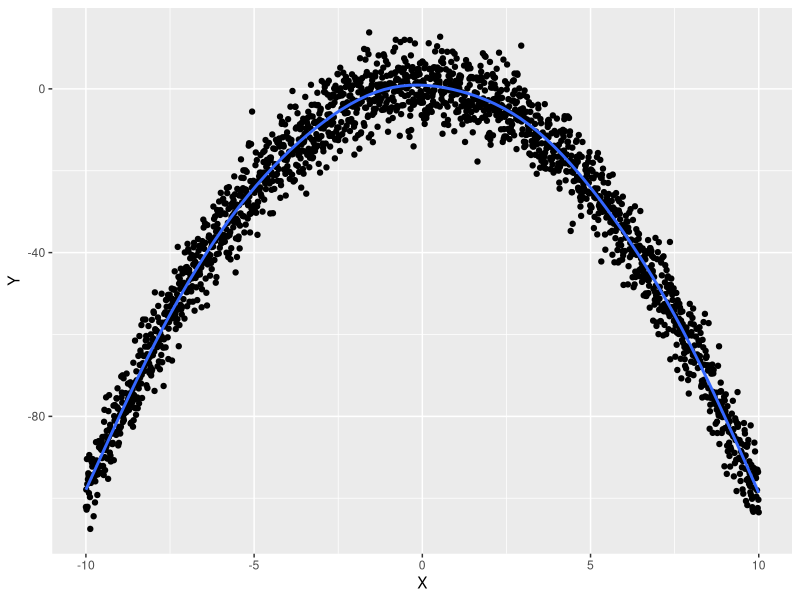
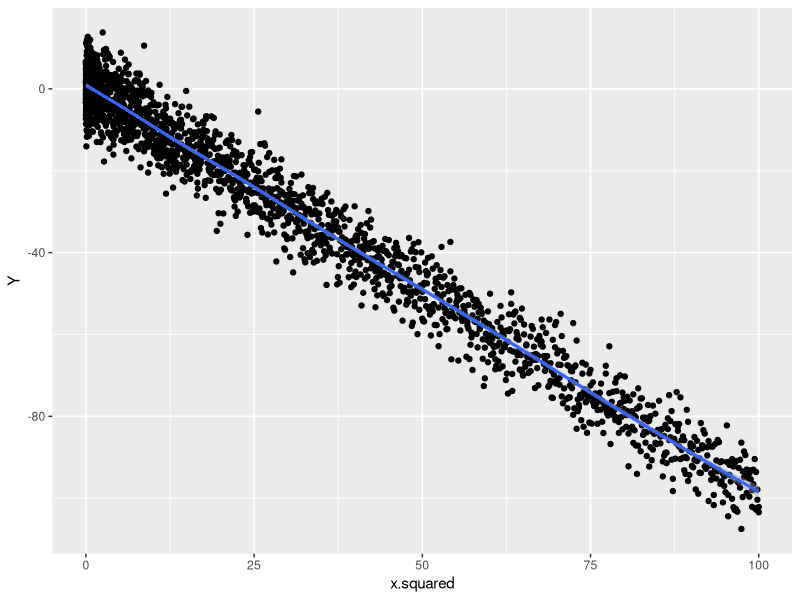
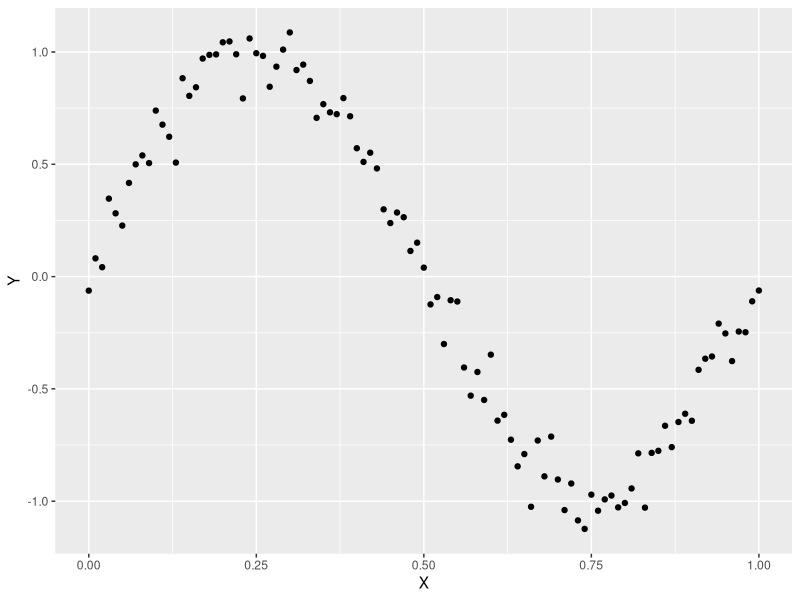
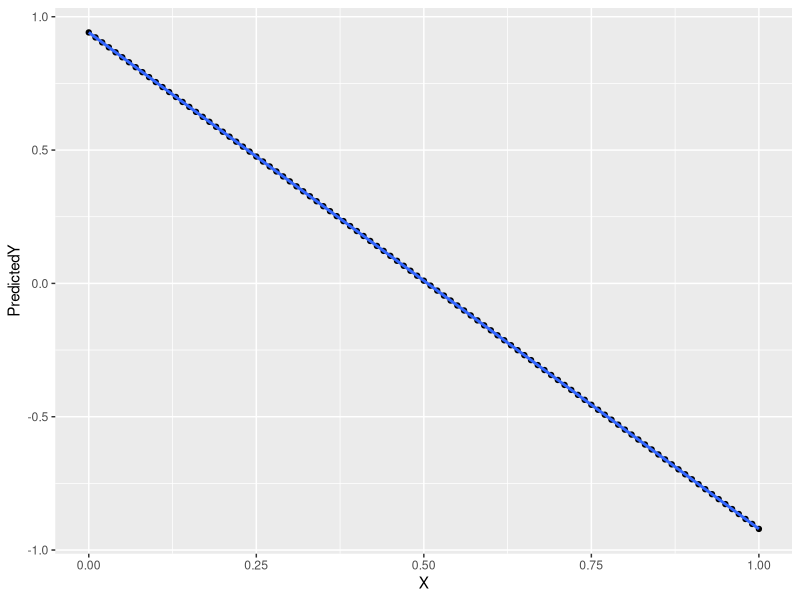
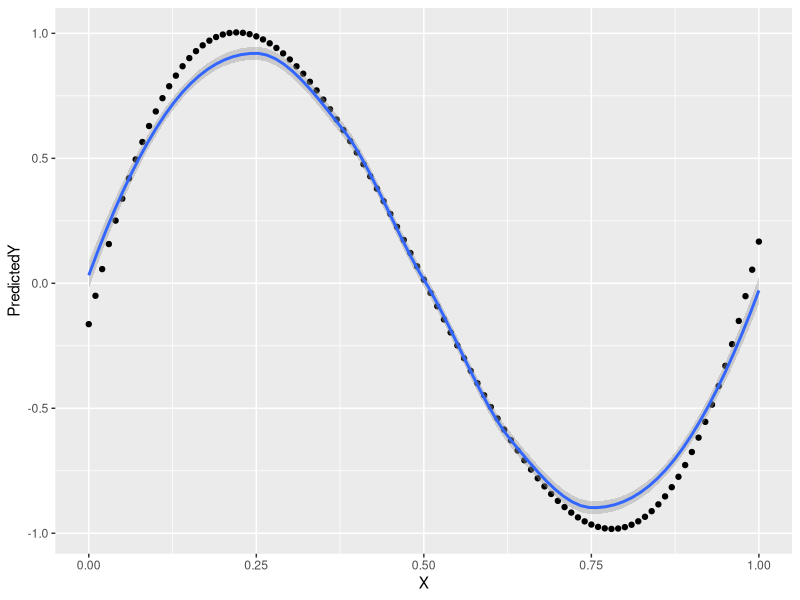
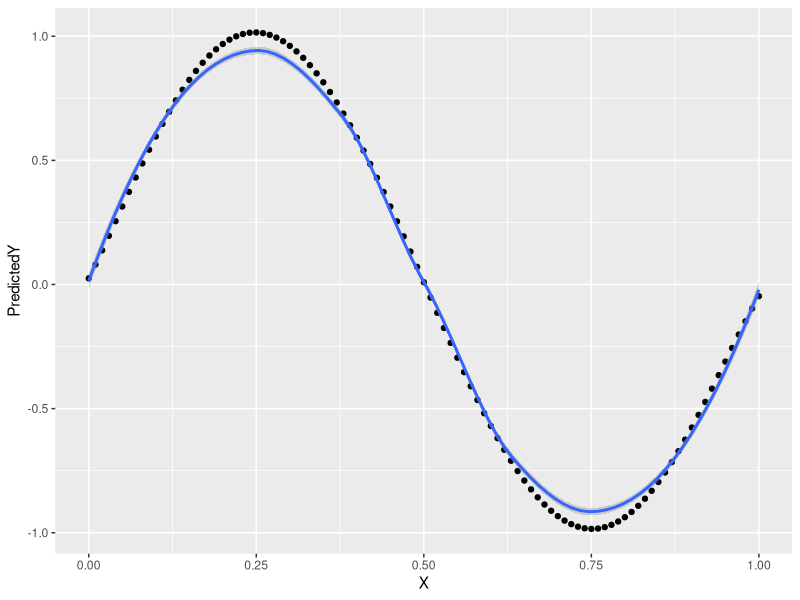
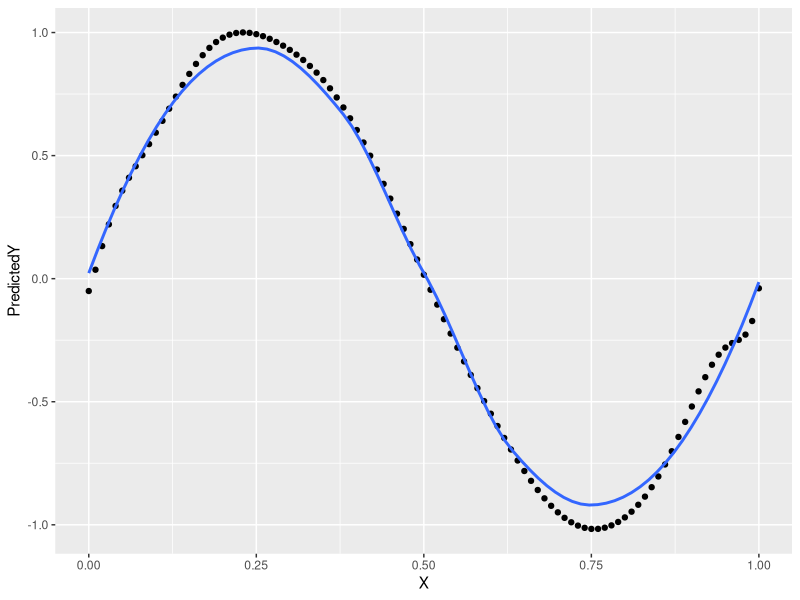
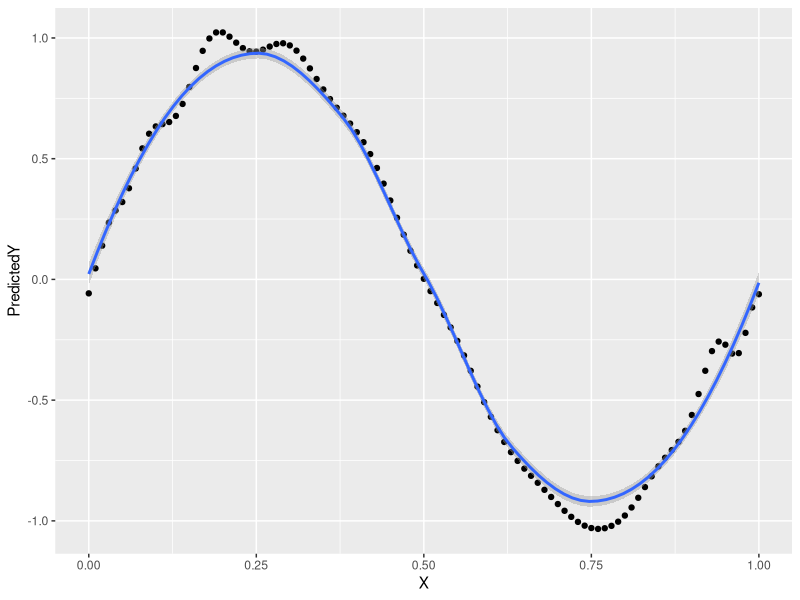

Generate these figures, in order, with R:
# Chapter 6 covers polynomial regression as well as some common pitfalls with 
# regression models. This is the first introduction to model overfitting, and
# the chapter covers two different topics on how to ensure a given model isn't 
# overfitting training data - cross validation and regularization. Before using 
# any data, the chapter begins by building the foundation of polynomial regression
# with a generated example. 

library(ggplot2)
library(glmnet)

# First, begin by creating a data frame with a sin function to model a wave 
set.seed(1)

x <- seq(-10, 10, by = .01)
y <- 1 - x ^ 2 + rnorm(length(x), 0, 5)
wave <- data.frame(X = x, Y = y)

ggplot(wave, aes(x = X, y = Y)) + 
  geom_point() +
  geom_smooth(se = FALSE)

# Now that our generated data is created, the book begins to explain how regression
# can be applied to nonlinear problems through input transformation. The example
# the book uses is squaring the model inputs, i.e. x values
x.squared <- x ^ 2
wave <- cbind(wave, x.squared)

ggplot(wave, aes(x = x.squared, y = Y)) +
  geom_point() +
  geom_smooth()

# What this has done is essentialy transform our nonlinear problem into a problem 
# that satisfies the linearity assumption of linear regression. We can test to 
# see how well our transformation worked by comparing the R squared values for each 
# regression fit.
summary(lm(y ~ x, data = wave))$r.squared
summary(lm(y ~ x.squared, data = wave))$r.squared

# The difference is really incredible, as we go from a near 0 R squared to a near 1
# R squared. The next part of the chapter dives into polynomial regression and 
# the poly() function in R. This example uses a sin function to create wave data 
# but it's slightly varied than before.
set.seed(1)

x <- seq(0, 1, by = .01)
y <- sin(2 * pi * x) + rnorm(length(x), 0, .1)

wave <- data.frame(X = x, Y = y)

ggplot(wave, aes(x = X, y = Y)) +
  geom_point()

# To hit home the point that polynomial regression is a better model to implement 
# on this example, we begin by running a linear regression as a benchmark
wave.line <- lm(y ~ x, data = wave)
summary(wave.line)

# We can see that our R squared is .5866, so not that spectacular at all. Now 
# we'll begin using polynomial regression without the poly() function.
wave <- transform(wave, X2 = x ^ 2)
wave <- transform(wave, X3 = x ^ 3)
wave.poly <- lm(Y ~ X + X2 + X3, data = wave)
summary(wave.poly)

# Now we have an R squared of .9687, which is much better than what we had before. 
# The first problem with running polynomial regression is presented next, which 
# is adding higher degree terms until a singularity is reached. Which essentially
# happens when additional columns aren't providing any new information since they're
# so correlated. This is where the poly() function is so useful, because we can 
# create higher degree term columns that are orthognal from one another with one 
# simply function call. 
wave.poly <- lm(Y ~ poly(X, degree = 14), data = wave)
summary(wave.poly)

# While higher degree polynomials fit your data better and better, there are also
# diminishing returns associated with degree increases. Here's an example proving 
# this using scatterplots and different degree polynomial regressions. 

wave.poly <- lm(Y ~ poly(X, degree = 1), data = wave)
wave <- transform(wave, PredictedY = predict(wave.poly))

ggplot(wave, aes(x = X, y = PredictedY)) + 
  geom_point() +
  geom_smooth()


wave.poly <- lm(Y ~ poly(X, degree = 3), data = wave)
wave <- transform(wave, PredictedY = predict(wave.poly))

ggplot(wave, aes(x = X, y = PredictedY)) + 
  geom_point() +
  geom_smooth()


wave.poly <- lm(Y ~ poly(X, degree = 5), data = wave)
wave <- transform(wave, PredictedY = predict(wave.poly))

ggplot(wave, aes(x = X, y = PredictedY)) + 
  geom_point() +
  geom_smooth()


wave.poly <- lm(Y ~ poly(X, degree = 15), data = wave)
wave <- transform(wave, PredictedY = predict(wave.poly))

ggplot(wave, aes(x = X, y = PredictedY)) + 
  geom_point() +
  geom_smooth(se = FALSE)



wave.poly <- lm(Y ~ poly(X, degree = 25), data = wave)
wave <- transform(wave, PredictedY = predict(wave.poly))

ggplot(wave, aes(x = X, y = PredictedY)) + 
  geom_point() +
  geom_smooth()


# We can see through the various plots that as the degree gets greater and greater, 
# the prediction actually begins to introduce a lot of errors and produce its own noise. 
# This is where the chapter begins to talk about cross validation and regularization 
# as methods to ensure our model isn't overfitting our data. Let's begin with the 
# former. 

# The book begins with a simple example conitnuing with our sin wave. 
set.seed(1)

x <- seq(0, 1, by = .01)
y <- sin(2 * pi * x) + rnorm(length(x), 0, .1)

# Now, let's split our data. 
n <- length(x)
index <- sample(1:n, size = round(.5 * n))
index <- sort(index) # sort data so sin wave structure still holds

# Split data into training and test
training.x <- x[index]
training.y <- y[index]

test.x <- x[-index]
test.y <- y[-index]

# Create two data frames for test and training data
training.df <- data.frame(X = training.x, Y = training.y)
test.df <- data.frame(X = test.x, Y = test.y)

# We're going to measure our model accuarcy using RMSE. Since it's being called
# multiple times, let's create a function to calculate it. 
rmse <- function(y, h) {
  sqrt(mean((y - h) ^ 2))
}

# Now we'll loop over a set of polynomial degrees, from 1 to 12. 
performance <- data.frame()

for (i in 1:12) {
  poly.fit <- lm(Y ~ poly(X, degree = i), data = training.df)
  
  performance <- rbind(performance, 
                       data.frame(Degree = i,
                                  Data = 'Training',
                                  RMSE = rmse(training.y, predict(poly.fit))))
  performance <- rbind(performance, 
                       data.frame(Degree = i,
                                  Data = 'Test',
                                  RMSE = rmse(test.y, predict(poly.fit, 
                                                              newdata = test.df))))
}

# Now that we've constructed our cross validation data frame, we should visualize
# the results and make some decisions about our model's effectiveness. 
ggplot(performance, aes(x = Degree, y = RMSE, color = Data)) +
  geom_point() +
  geom_line()

# We can see that the model is underfitting the data when the degree is low,
# and the model is overfitting the data as the degree goes beyond 10 - both 
# ranges are associated with greater RMSE values. The optimal degree is somewhere
# in the middle. Now let's talk about regularization!

# The upshot of regularization is determing the balance between a model that is 
# simple that explains less of our data and one that is more complex and explains
# more of our data - the former of which is our goal. We're essentially restricting
# our model so there's less of a chance that it's describing the noise in the data. 
# To work with regularization, we're going to use the glmet package. Let's 
# run a quick example using our sin data frame. First, we need x to be matrix object
x <- as.matrix(x)
x <- cbind(x, x)

# Now we can use glmet function. 
glmnet(x, y)

# This provides a lot of output, check the write-up for this chapter to see 
# what all of these things mean. For now, we're going to use cross validation to 
# determine how much regularization needs to be done. Let's create training and 
# test sets.

x <- seq(0, 1, by = .01)
y <- sin(2 * pi * x) + rnorm(length(x), 0, .1)

index <- sort(sample(1:n, round(.5 * n)))

training.x <- x[index]
training.y <- y[index]

test.x <- x[-index]
test.y <- y[-index]

wave <- data.frame(X = x, Y = y)
training.df <- data.frame(X = training.x, Y = training.y)
test.df <- data.frame(X = test.x, Y = test.y)

# We'll use the RMSE function again for this test but we'll loop over the values 
# of lambda instead of the degrees. We're going to run glmnet on a degree 10 polynomial
# model. First, we need to create our glmnet object. 
glmnet.fit <- with(training.df, glmnet(poly(X, degree = 10), Y))
lambdas <- glmnet.fit$lambda

performance <- data.frame()

for (lambda in lambdas) {
  performance <- rbind(performance, 
                       data.frame(Lambda = lambda,
                                  RMSE = rmse(test.y, with(test.df, predict(glmnet.fit,
                                                                    poly(X, degree = 10),
                                                                    s = lambda)))))
}

# Now that we've computed the model's performance using different values for lambda, 
# let's visualize our results. 
ggplot(performance, aes(x = Lambda, y = RMSE)) +
  geom_point() +
  geom_line()


# It seems like the best performance with is with Lambda at around .05. So, let's 
# fit a model to all of the data. 
best.lambda <- with(performance, Lambda[which(RMSE == min(RMSE))]) # .01 is best lambda

glmnet.fit <- with(wave, glmnet(poly(X, degree = 10), Y))

# Now we have fit the model to our entire data. Let's look at the coefficients 
# for our model. 
coef(glmnet.fit, s = best.lambda)

# This is pretty cool, because through regularization, we've actually simplified 
# a model of degree 10 to a model of degree 4!



 




